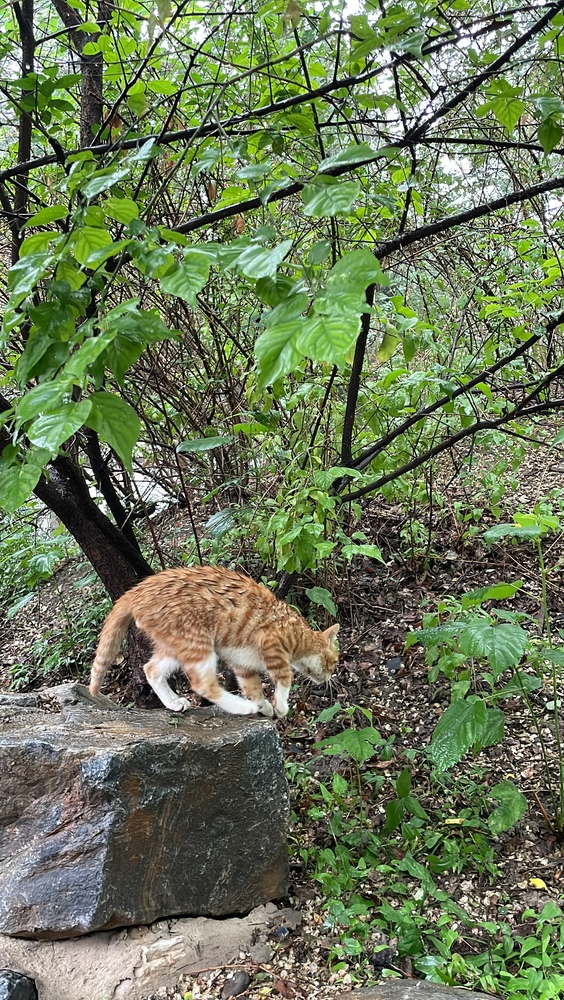
#> input picture images/image.jpg, 564 x 1000 px, shrunk from 1986 x 3520 before the run
$ python main.py
#> lines starting #> are read from the running program, lines starting #| are printed output that depends on the picture
### utils/util.py
import sys
sys.path.append('./utils')

# util.py

import numpy as np
import cv2

# [26 lines left out: function region_growing, not called in this run]

class Point(object):
    # 按Matrix顺序来，x是行号，y是列号
    def __init__(self,x,y):
        self.x = x
        self.y = y
    def getX(self):
        return self.x
    def getY(self):
        return self.y

def getGrayDiff(img,currentPoint,tmpPoint):

    return abs(int(img[currentPoint.x,currentPoint.y]) - int(img[tmpPoint.x,tmpPoint.y]))

def selectConnects(p: int)->list[Point]:
    if p != 0:
        connects = [Point(-1, -1), Point(0, -1), Point(1, -1), Point(1, 0), Point(1, 1), \

                    Point(0, 1), Point(-1, 1), Point(-1, 0)]
    else:
        connects = [ Point(0, -1),  Point(1, 0),Point(0, 1), Point(-1, 0)]
    return connects

def regionGrow(img: cv2.Mat, seeds: list, thresh: int, p = 1)->cv2.Mat:
    # thresh表示与领域的相似距离，小于该相似距离就合并
    height, weight = img.shape
    print(f"Image height = {height}, weight = {weight}")
    seedMark = np.zeros(img.shape)
    seedList = []
    for seed in seeds:
        seedList.append(seed)
    label = 255
    connects = selectConnects(p)

    while (len(seedList) > 0):
        currentPoint = seedList.pop(0)

        seedMark[currentPoint.x, currentPoint.y] = label
        # Eight directions
        for i in range(8):
            tmpX = int(currentPoint.x + connects[i].x)
            tmpY = int(currentPoint.y + connects[i].y)

            if tmpX < 0 or tmpY < 0 or tmpX >= height or tmpY >= weight:
                continue
            grayDiff = getGrayDiff(img, currentPoint, Point(tmpX, tmpY))

            if grayDiff < thresh and seedMark[tmpX,tmpY] == 0:
                seedMark[tmpX, tmpY] = label
                seedList.append(Point(tmpX, tmpY))
    return seedMark

# [21 lines left out: function splitMerge, not called in this run]

### main.py
import argparse
import cv2
from utils.util import Point, regionGrow, splitMerge

def choose_all_points(image: cv2.Mat, step: int)->list:
    seeds = []
    height, weight = image.shape
    for i in range(1, height, step):
        for j in range(1, weight, step):
            seeds.append(Point(i, j))
    return seeds

# An alogorithm to choose the seed poit by clicking on the image
def choose_seed_point(image: cv2.Mat)->list:
    seeds = []
    def click_event(event, x, y, flags, param):
        nonlocal seeds
        if event == cv2.EVENT_LBUTTONDOWN:
            # Caution! Transpose (x, y) to (row, column) form.
            seed_point = Point(y, x)
            print(f"Seed Point: {seed_point.getX()}, {seed_point.getY()}")
            seeds.append(seed_point)
    cv2.imshow("Select Seed Point", image)
    cv2.setMouseCallback("Select Seed Point", click_event)
    cv2.waitKey(0)
    cv2.destroyAllWindows()
    return seeds

if __name__ == "__main__":
    # Path to the image file
    # image_path = "/path/to/your/image.jpg"
    parser = argparse.ArgumentParser(description='Image Processing')
    parser.add_argument('-m', '--mode', type=str, metavar="'r'|'s'", choices=['r', 's'], default='r', help="'r' for 'regionGrow' and 's' for 'spiltMerge'")
    parser.add_argument('-i', '--image', type=str, metavar='/path/to/image', default='images/image.jpg', help='Path to the image file')
    parser.add_argument('-o', '--output', type=str, metavar='/path/of/output.jpg', default='output/output.jpg', help='Path to the output file')
    parser.add_argument('--thresh', type=int, metavar='INT', default=10, help='Threshold value for region growing')
    parser.add_argument('--step', type=int, metavar='STRIDE', default=200, help='Intevals when choosing points automatically')
    parser.add_argument('--select', type=str, metavar="'auto'|'manual'", choices=['auto', 'manual'], default='manual', help="select whether you would like to choose points automatically or manually in 'regionGrow' mode")
    parser.add_argument('-c', '--cell'  , type=int, default=4, help='Cell is the size of minimum split area')
    parser.add_argument('--max', type=float, metavar='maxMean', default=80.0, help='Set the upper bound of mean value')
    parser.add_argument('--min', type=float, metavar='minVar', default=10.0, help='Set the lower bound of standard variation')

    args = parser.parse_args()
    mode = args.mode
    image_path = args.image
    output_path = args.output

    # img = cv2.imread(image_path, cv2.IMREAD_GRAYSCALE)
    img = cv2.imread(image_path, 0)
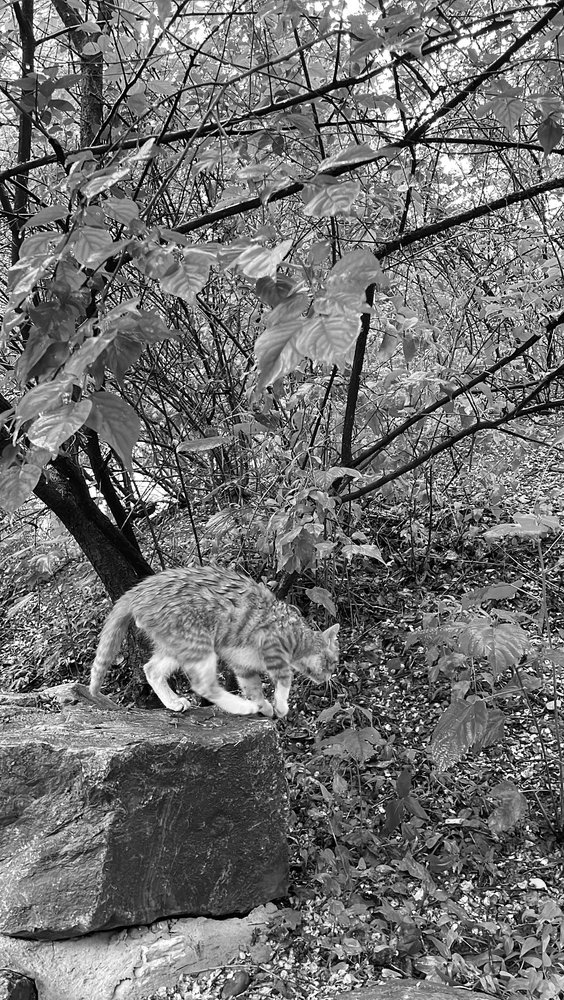
#> img: shape (1000, 564); min 0, max 255, mean 111.2
    if (mode == 'r'):
        select = args.select
        seeds = choose_seed_point(img) if (select == "manual") else choose_all_points(img, step=args.step)
#> seeds = []
        print('Processing……')
        # seeds.append(seed)
        # seeds = [ig.Point(10,10), ig.Point(82,150), ig.Point(20,300)]

        result = regionGrow(img, seeds, thresh=args.thresh)
#| Image height = 1000, weight = 564
#> after the loop in regionGrow, `while (len(seedList) > 0):`: seedMark: shape (1000, 564) float64; every value is 0
        cv2.imwrite(output_path, result)
        cv2.imshow('Region Growing', result)
        cv2.waitKey(0)
        cv2.destroyAllWindows()
    elif (mode == 's'):
        import numpy as np
        height, weight = img.shape
        result = np.zeros([height, weight])
        mean = np.mean(img)
        var = np.std(img, ddof=1)
        src = img.copy()
        print("h={}, w={}, mean={:.2f}, var={:.2f}".format(height, weight, mean, var))

        maxMean = args.max    # Set the upper bound of mean value
        minVar = args.min     # Set the lower bound of standard variation

        splitMerge(src, result, 0, 0, height, weight, maxMean, minStdVar=minVar, cell=args.cell)

        cv2.imwrite(output_path, result)
        cv2.imshow('Spilt Merging', result)
        cv2.waitKey(0)
        cv2.destroyAllWindows()
